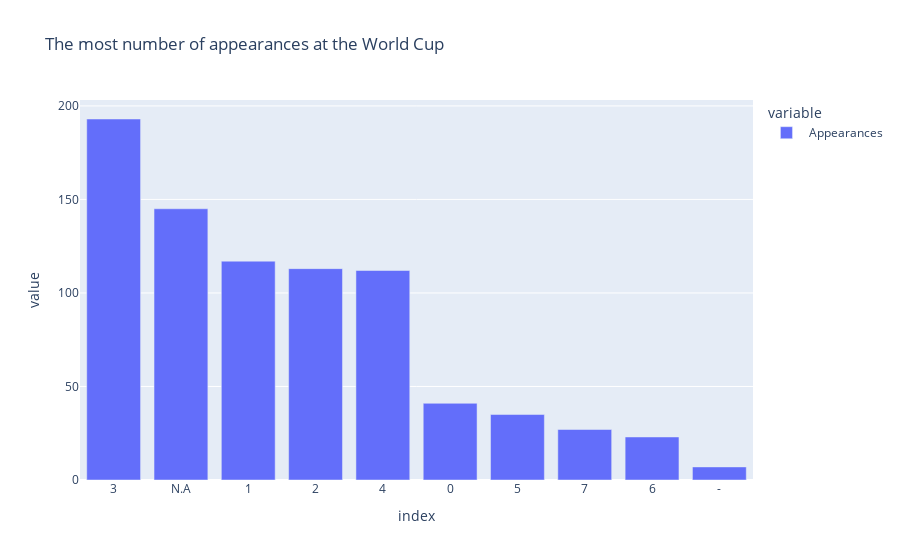

The notebook cell this image was saved under:
### Markdown cell above
#### Write your insghts here
- We can see that among the top 10 clubs 8 were from europe
- No club had more than 16 players played at the world cup

### Code cell
apperance_freq = df[' Appearances'].value_counts(sort=True).head(10)
px.bar(data_frame=apperance_freq,title='The most number of appearances at the World Cup')

### Figure 1 — Plotly figure (JSON) as saved in the notebook; plotly's stock layout.template omitted (floating-point values rounded to 4 significant figures)
{"data": [{"alignmentgroup": "True", "hovertemplate": "variable= Appearances<br>index=%{x}<br>value=%{y}<extra></extra>", "legendgroup": " Appearances", "marker": {"color": "#636efa", "pattern": {"shape": ""}}, "name": " Appearances", "offsetgroup": " Appearances", "orientation": "v", "showlegend": true, "textposition": "auto", "type": "bar", "x": ["3", "N.A", "1", "2", "4", "0", "5", "7", "6", "-"], "xaxis": "x", "y": [193, 145, 117, 113, 112, 41, 35, 27, 23, 7], "yaxis": "y"}], "layout": {"barmode": "relative", "legend": {"title": {"text": "variable"}, "tracegroupgap": 0}, "title": {"text": "The most number of appearances at the World Cup"}, "xaxis": {"anchor": "y", "domain": [0, 1], "title": {"text": "index"}}, "yaxis": {"anchor": "x", "domain": [0, 1], "title": {"text": "value"}}}}
